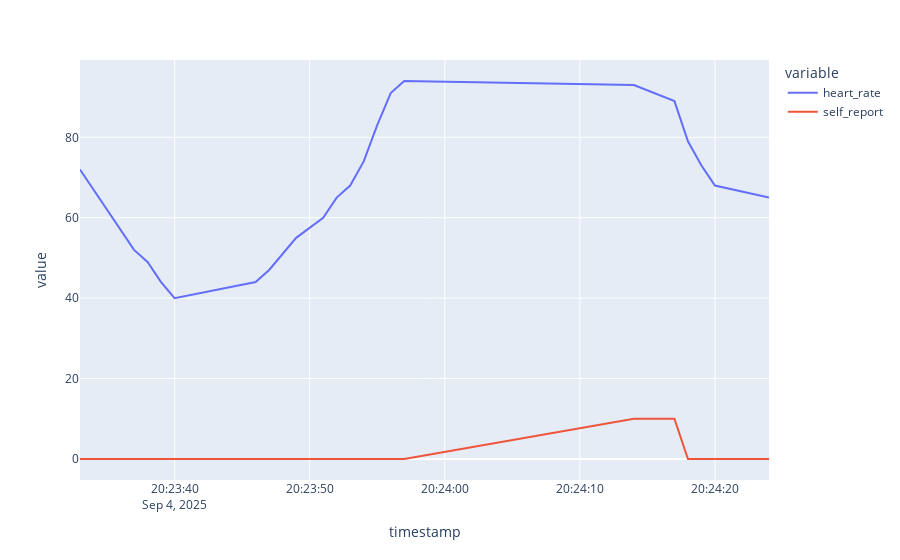

Notebook source saved alongside this figure:
### Code cell
fig = px.line(df_low_freq_data, x='timestamp', y=['heart_rate', 'self_report'])
fig.show()
